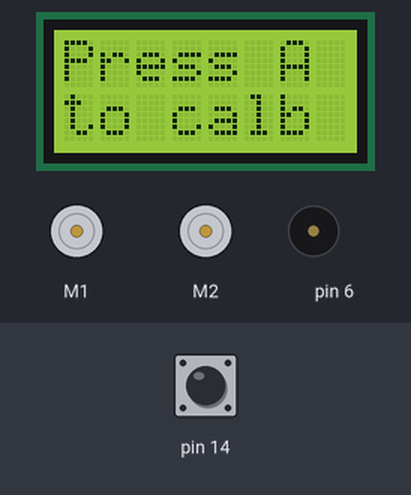
The sketch below on a simulated Arduino Leonardo, built with avr-gcc and run on an emulated ATmega32U4. Shown: 8×2 character LCD, 2 × DC motor (green arrow = forward, orange = backward, longer = faster), buzzer (waves = sounding). Inputs (shaded band) come from the test bench; at power-on: pin 14 HIGH.

Above: at 0.8 s.
0.9 s: pin 14 pulled LOW for 0.15 s
At 1.8 s:
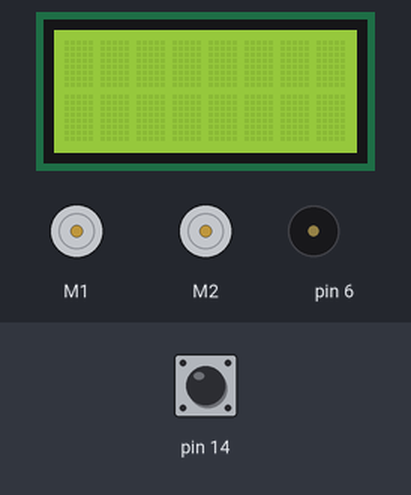
At 3.4 s:
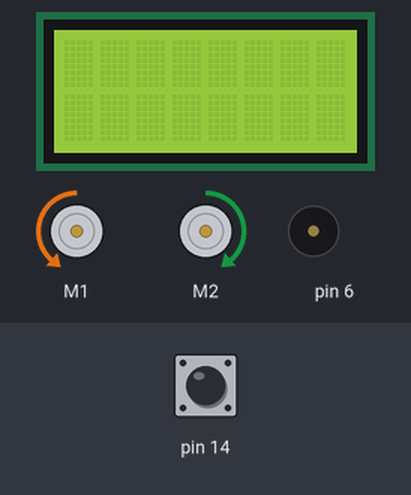
4.0 s: pin 14 pulled LOW for 3.2 s
At 7.3 s:
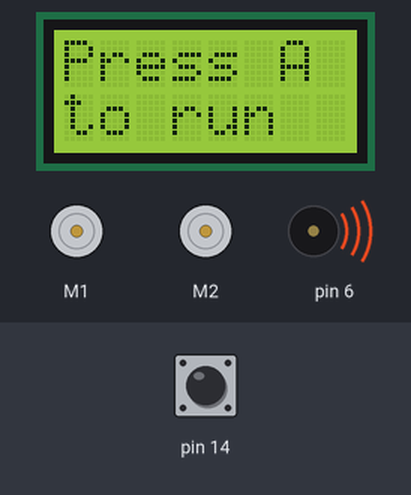
Timing chart, 0 to 9.7 s (numbered marks = the images above; inputs shaded):
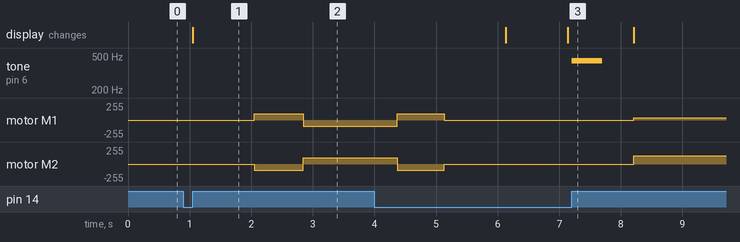

Measured:
- after the input at 0.9 s, motor M1: stopped → forward 95/255 after 1.2 s, → backward 95/255 0.79 s later; motor M2: stopped → backward 95/255 after 1.2 s, → forward 95/255 0.79 s later; the display: changes after 0.15 s (image 1)
- after the input at 4.0 s, tone on pin 6: silent → 440 Hz after 3.2 s, → silent 0.50 s later

The sketch:

03.ino
```cpp
// Include libraries
#include <Wire.h>
#include <Zumo32U4.h>

// Give components easier names
Zumo32U4ButtonA buttonA;
Zumo32U4Buzzer buzzer;
Zumo32U4LineSensors lineSensor;
Zumo32U4Motors motors;
Zumo32U4LCD lcd;

// Values needed for line follower
int pos;
unsigned int linesensorValues[5];
int error;

void setup() {
  // Start sensors
  lineSensor.initFiveSensors();

  // Start LCD
  lcd.init();

  // Display starting screen
  lcd.clear();
  lcd.setCursor(0,0);
  lcd.print("Press A");
  lcd.setCursor(0,1);
  lcd.print("to calb");

  // When button gets pressed, start the calibration sequence
  buttonA.waitForButton();
  lcd.clear();
  cal();
  delay(1000);
  lcd.setCursor(0,0);
  lcd.print("Calb");
  lcd.setCursor(0,1);
  lcd.print("Done");
  delay(1000);
  lcd.setCursor(0,0);
  lcd.print("Press A");
  lcd.setCursor(0,1);
  lcd.print("to run");

  // After calibration, waits for button press before starting linefollower
  buttonA.waitForButton();
  buzzer.playFrequency(440, 500, 8);
  delay(1000);
}

void loop() {
  // Get readings from linesensor
  pos = lineSensor.readLine(linesensorValues);
  error = pos - 2000;

  // Prints error value to screen
  // 0 means line is in middle
  // negative means line is to the left
  // positive means line is ti the right
  lcd.clear();
  lcd.print(error);

  // turn car in the direction of the line
  if (error > -200 && error < 200){
    motors.setSpeeds(100, 100);
  }else if (error < -200){
    motors.setSpeeds(50, 200);
  } else if (error > 200){
    motors.setSpeeds(200, 50);
  }
}

// Calibration function
// Turns car left and right while calibrating the linesensor
void cal(){
  delay(1000);
  for (int i = 0; i <= 120; i++){
    if (i > 30 && i <= 90){
      motors.setSpeeds(-150, 150);
    } else {
      motors.setSpeeds(150, -150);
    }
    lineSensor.calibrate();
  }
  motors.setSpeeds(0, 0);
}
```
